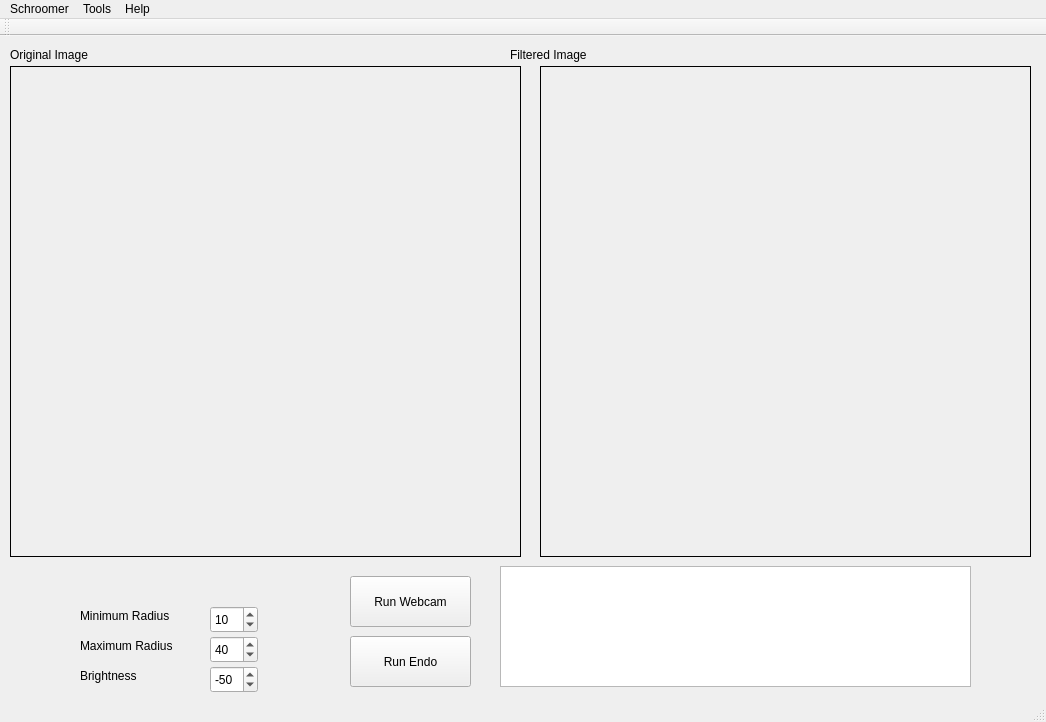
<?xml version="1.0" encoding="UTF-8"?>
<ui version="4.0">
 <class>MainWindow</class>
 <widget class="QMainWindow" name="MainWindow">
  <property name="geometry">
   <rect>
    <x>0</x>
    <y>0</y>
    <width>1046</width>
    <height>722</height>
   </rect>
  </property>
  <property name="windowTitle">
   <string>MainWindow</string>
  </property>
  <widget class="QWidget" name="centralWidget">
   <widget class="QLabel" name="lblOriginal">
    <property name="geometry">
     <rect>
      <x>10</x>
      <y>30</y>
      <width>511</width>
      <height>491</height>
     </rect>
    </property>
    <property name="autoFillBackground">
     <bool>true</bool>
    </property>
    <property name="frameShape">
     <enum>QFrame::Box</enum>
    </property>
    <property name="text">
     <string/>
    </property>
   </widget>
   <widget class="QPlainTextEdit" name="txtConsole">
    <property name="geometry">
     <rect>
      <x>500</x>
      <y>530</y>
      <width>471</width>
      <height>121</height>
     </rect>
    </property>
    <property name="readOnly">
     <bool>true</bool>
    </property>
   </widget>
   <widget class="QPushButton" name="pushButton">
    <property name="geometry">
     <rect>
      <x>350</x>
      <y>540</y>
      <width>121</width>
      <height>51</height>
     </rect>
    </property>
    <property name="text">
     <string>Run Webcam</string>
    </property>
   </widget>
   <widget class="QLabel" name="lblProcessed">
    <property name="geometry">
     <rect>
      <x>540</x>
      <y>30</y>
      <width>491</width>
      <height>491</height>
     </rect>
    </property>
    <property name="autoFillBackground">
     <bool>true</bool>
    </property>
    <property name="frameShape">
     <enum>QFrame::Box</enum>
    </property>
    <property name="text">
     <string/>
    </property>
   </widget>
   <widget class="QSpinBox" name="sbMinRad">
    <property name="geometry">
     <rect>
      <x>210</x>
      <y>570</y>
      <width>48</width>
      <height>27</height>
     </rect>
    </property>
    <property name="minimum">
     <number>5</number>
    </property>
    <property name="maximum">
     <number>400</number>
    </property>
    <property name="singleStep">
     <number>1</number>
    </property>
    <property name="value">
     <number>10</number>
    </property>
   </widget>
   <widget class="QLabel" name="label">
    <property name="geometry">
     <rect>
      <x>80</x>
      <y>570</y>
      <width>121</width>
      <height>20</height>
     </rect>
    </property>
    <property name="text">
     <string>Minimum Radius</string>
    </property>
   </widget>
   <widget class="QSpinBox" name="sbMaxRad">
    <property name="geometry">
     <rect>
      <x>210</x>
      <y>600</y>
      <width>48</width>
      <height>27</height>
     </rect>
    </property>
    <property name="minimum">
     <number>5</number>
    </property>
    <property name="maximum">
     <number>400</number>
    </property>
    <property name="value">
     <number>40</number>
    </property>
   </widget>
   <widget class="QLabel" name="label_2">
    <property name="geometry">
     <rect>
      <x>80</x>
      <y>600</y>
      <width>121</width>
      <height>20</height>
     </rect>
    </property>
    <property name="text">
     <string>Maximum Radius</string>
    </property>
   </widget>
   <widget class="QSpinBox" name="sbBright">
    <property name="geometry">
     <rect>
      <x>210</x>
      <y>630</y>
      <width>48</width>
      <height>27</height>
     </rect>
    </property>
    <property name="minimum">
     <number>-100</number>
    </property>
    <property name="maximum">
     <number>100</number>
    </property>
    <property name="singleStep">
     <number>10</number>
    </property>
    <property name="value">
     <number>-50</number>
    </property>
   </widget>
   <widget class="QLabel" name="label_3">
    <property name="geometry">
     <rect>
      <x>80</x>
      <y>630</y>
      <width>121</width>
      <height>20</height>
     </rect>
    </property>
    <property name="text">
     <string>Brightness</string>
    </property>
   </widget>
   <widget class="QLabel" name="label_4">
    <property name="geometry">
     <rect>
      <x>10</x>
      <y>10</y>
      <width>111</width>
      <height>17</height>
     </rect>
    </property>
    <property name="text">
     <string>Original Image</string>
    </property>
   </widget>
   <widget class="QLabel" name="label_5">
    <property name="geometry">
     <rect>
      <x>510</x>
      <y>10</y>
      <width>111</width>
      <height>17</height>
     </rect>
    </property>
    <property name="text">
     <string>Filtered Image</string>
    </property>
   </widget>
   <widget class="QPushButton" name="pushButton_2">
    <property name="geometry">
     <rect>
      <x>350</x>
      <y>600</y>
      <width>121</width>
      <height>51</height>
     </rect>
    </property>
    <property name="text">
     <string>Run Endo</string>
    </property>
   </widget>
  </widget>
  <widget class="QMenuBar" name="menuBar">
   <property name="geometry">
    <rect>
     <x>0</x>
     <y>0</y>
     <width>1046</width>
     <height>25</height>
    </rect>
   </property>
   <widget class="QMenu" name="menuSchroomer">
    <property name="title">
     <string>Schroomer</string>
    </property>
    <addaction name="actionConnect"/>
    <addaction name="actionDisconnect"/>
    <addaction name="separator"/>
    <addaction name="actionQuit"/>
   </widget>
   <widget class="QMenu" name="menuHelp">
    <property name="title">
     <string>Help</string>
    </property>
    <addaction name="actionDebug_Console"/>
    <addaction name="actionFAQ"/>
    <addaction name="separator"/>
    <addaction name="actionAbout"/>
   </widget>
   <widget class="QMenu" name="menuTools">
    <property name="title">
     <string>Tools</string>
    </property>
    <addaction name="actionReCalibrate"/>
    <addaction name="actionUart_Blaster"/>
    <addaction name="separator"/>
    <addaction name="actionSettings"/>
    <addaction name="actionManual_Controls"/>
   </widget>
   <addaction name="menuSchroomer"/>
   <addaction name="menuTools"/>
   <addaction name="menuHelp"/>
  </widget>
  <widget class="QToolBar" name="mainToolBar">
   <attribute name="toolBarArea">
    <enum>TopToolBarArea</enum>
   </attribute>
   <attribute name="toolBarBreak">
    <bool>false</bool>
   </attribute>
  </widget>
  <widget class="QStatusBar" name="statusBar"/>
  <action name="actionFAQ">
   <property name="text">
    <string>FAQ</string>
   </property>
  </action>
  <action name="actionDebug_Console">
   <property name="text">
    <string>Debug Console</string>
   </property>
  </action>
  <action name="actionAbout">
   <property name="text">
    <string>About</string>
   </property>
  </action>
  <action name="actionConnect">
   <property name="text">
    <string>Connect</string>
   </property>
  </action>
  <action name="actionDisconnect">
   <property name="text">
    <string>Disconnect</string>
   </property>
  </action>
  <action name="actionQuit">
   <property name="text">
    <string>Quit</string>
   </property>
  </action>
  <action name="actionReCalibrate">
   <property name="text">
    <string>Calibrate</string>
   </property>
  </action>
  <action name="actionUart_Blaster">
   <property name="text">
    <string>Uart Blaster</string>
   </property>
  </action>
  <action name="actionSettings">
   <property name="text">
    <string>Preferences</string>
   </property>
  </action>
  <action name="actionManual_Controls">
   <property name="text">
    <string>Manual Controls</string>
   </property>
  </action>
 </widget>
 <layoutdefault spacing="6" margin="11"/>
 <resources/>
 <connections/>
</ui>
